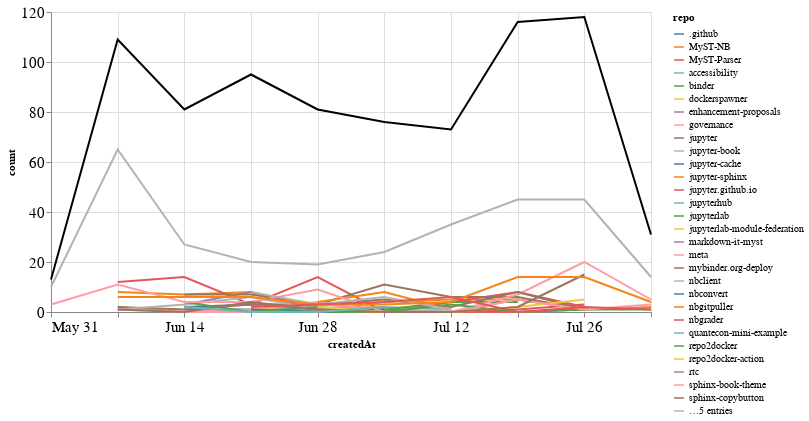

Notebook source saved alongside this figure:
### Markdown cell above
## Comments

### Code cell
comments_time = comments.groupby('repo').resample('W', on='createdAt').count()['author'].reset_index()
comments_time = comments_time.rename(columns={'author': 'count'})
comments_time_total = comments_time.groupby('createdAt').agg({"count": "sum"}).reset_index()
ch1 = alt.Chart(comments_time, width=600).mark_line().encode(
    x='createdAt',
    y='count',
    color='repo',
    tooltip="repo"
)

ch2 = alt.Chart(comments_time_total, width=600).mark_line(color="black").encode(
    x='createdAt',
    y='count',
)

ch1 + ch2

### Figure 1 — Vega-Lite specification as saved in the notebook (floating-point values rounded to 4 significant figures; data arrays with more than 128 entries replaced by an {"elided": "..."} marker saying what was removed)
{"config": {"axisLeft": {"labelFontSize": 15}, "axisBottom": {"labelFontSize": 15}}, "layer": [{"data": {"name": "data-dd39bb59506102437f2cb2019d403e8a"}, "mark": "line", "encoding": {"color": {"type": "nominal", "field": "repo"}, "tooltip": {"type": "nominal", "field": "repo"}, "x": {"type": "temporal", "field": "createdAt"}, "y": {"type": "quantitative", "field": "count"}}, "width": 600}, {"data": {"name": "data-f598c4e08af72e3a16ae23bdc0eb6d28"}, "mark": {"type": "line", "color": "black"}, "encoding": {"x": {"type": "temporal", "field": "createdAt"}, "y": {"type": "quantitative", "field": "count"}}, "width": 600}], "$schema": "https://vega.github.io/schema/vega-lite/v4.8.1.json", "datasets": {"data-dd39bb59506102437f2cb2019d403e8a": {"elided": "171 records"}, "data-f598c4e08af72e3a16ae23bdc0eb6d28": [{"createdAt": "2020-05-31T00:00:00", "count": 13}, {"createdAt": "2020-06-07T00:00:00", "count": 109}, {"createdAt": "2020-06-14T00:00:00", "count": 81}, {"createdAt": "2020-06-21T00:00:00", "count": 95}, {"createdAt": "2020-06-28T00:00:00", "count": 81}, {"createdAt": "2020-07-05T00:00:00", "count": 76}, {"createdAt": "2020-07-12T00:00:00", "count": 73}, {"createdAt": "2020-07-19T00:00:00", "count": 116}, {"createdAt": "2020-07-26T00:00:00", "count": 118}, {"createdAt": "2020-08-02T00:00:00", "count": 31}]}}
